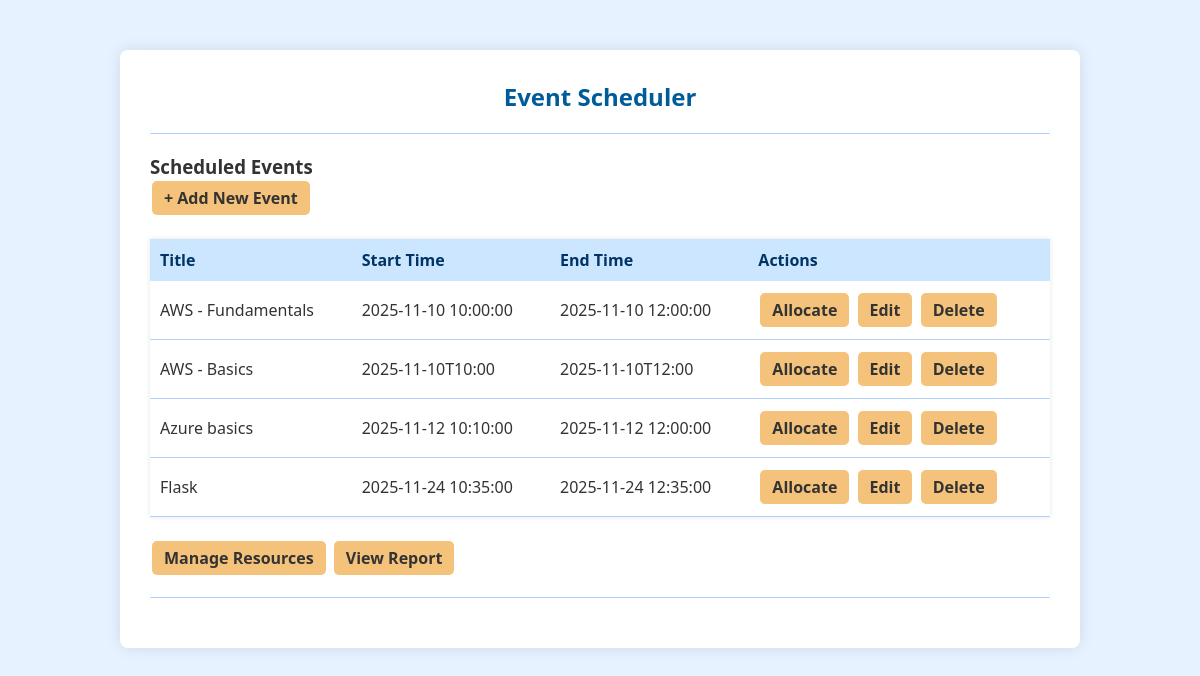
The app's page /events with its own data.
### tables this page shows
CREATE TABLE Event (
            event_id INTEGER PRIMARY KEY AUTOINCREMENT,
            title TEXT NOT NULL,
            start_time TEXT NOT NULL,
            end_time TEXT NOT NULL,
            description TEXT
        );

### app.py (the view)
@app.route("/events")
def list_events():
    conn = sqlite3.connect(db_name)
    cur = conn.cursor()
    cur.execute("SELECT event_id, title, start_time, end_time, description FROM Event ORDER BY start_time")
    events = cur.fetchall()
    conn.close()
    return render_template("events.html", event=events)

### templates/events.html
{% extends "index.html" %}
{% block content %}
<h3>Scheduled Events</h3>
<a href="{{ url_for('create_event') }}" class="btn">+ Add New Event</a>
<br><br>
<table cellpadding="8" cellspacing="0" class="event-table">
    <thead>
        <tr>
            <th>Title</th>
            <th>Start Time</th>
            <th>End Time</th>
            <th>Actions</th>
        </tr>
    </thead>
    <tbody>
        {% for e in event %}
        <tr>
            <td>{{ e[1] }}</td>
            <td>{{ e[2] }}</td>
            <td>{{ e[3] }}</td>
            <td>
                <a href="{{ url_for('allocate_resources', event_id=e[0]) }}" class="btn">Allocate</a>
                <a href="{{ url_for('edit_event', event_id=e[0]) }}" class="btn">Edit</a>
                <a href="{{ url_for('delete_event', event_id=e[0]) }}" class="btn"
                   onclick="return confirm('Delete this event?')">Delete</a>
            </td>
        </tr>
        {% endfor %}
    </tbody>
</table>
<br>
<a href="{{ url_for('list_resources') }}" class="btn">Manage Resources</a>
<a href="{{ url_for('report') }}" class="btn">View Report</a>
{% endblock %}

### static/style.css (style rules this page uses)
body { font-family: 'Segoe UI', sans-serif; background-color: #e6f2ff; margin: 0; padding: 0; color: #333; }
button, .btn { background-color: #f4c27a; color: #333; border: none; padding: 10px 18px; border-radius: 5px; cursor: pointer; font-weight: bold; transition: background-color 0.3s ease; }
.event-table { width: 100%; border-collapse: collapse; background-color: #ffffff; box-shadow: 0 0 5px rgba(0,0,0,0.1); }
.event-table th { background-color: #cce6ff; color: #003366; padding: 10px; text-align: left; }
.event-table td { border-bottom: 1px solid #b3d1ff; padding: 10px; }
.btn { display: inline-block; background-color: #f4c27a; color: #333; padding: 8px 14px; margin: 4px 2px; text-decoration: none; border-radius: 5px; font-weight: bold; transition: background-color 0.3s ease; }
.btn { display: inline-block; background-color: #f4c27a; color: #333; padding: 6px 12px; margin: 2px; text-decoration: none; border-radius: 5px; font-weight: bold; transition: background-color 0.3s ease; }
* { margin: 0; padding: 0; }

### records on screen
Event: title "AWS - Fundamentals", start_time "2025-11-10 10:00:00", end_time "2025-11-10 12:00:00"
Event: title "AWS - Basics", start_time "2025-11-10T10:00", end_time "2025-11-10T12:00"
Event: title "Azure basics", start_time "2025-11-12 10:10:00", end_time "2025-11-12 12:00:00"
Event: title "Flask", start_time "2025-11-24 10:35:00", end_time "2025-11-24 12:35:00"
